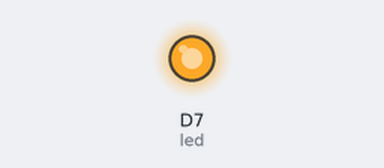
The sketch below on a simulated ESP8266 (NodeMCU). Parts: output pins drawn as LEDs (lit = HIGH).

Above: at 0.1 s.
Timing chart, 0 to 1.6 s (numbered marks = the images above):
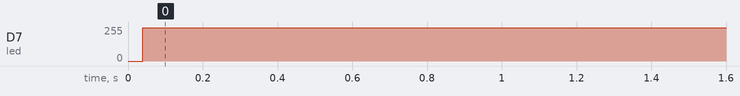

Measured:
- by itself, D7 (led): 0/255 → 249/255 at 0.04 s

The sketch:

test.ino
```cpp
int led = D7;

void setup() {
	pinMode(led, OUTPUT);
}

void loop() {
	digitalWrite(led, LOW);  // Added this line
    delayMicroseconds(10); // Added this line
    digitalWrite(led, HIGH);
    delayMicroseconds(10); // Added this line
}
```
